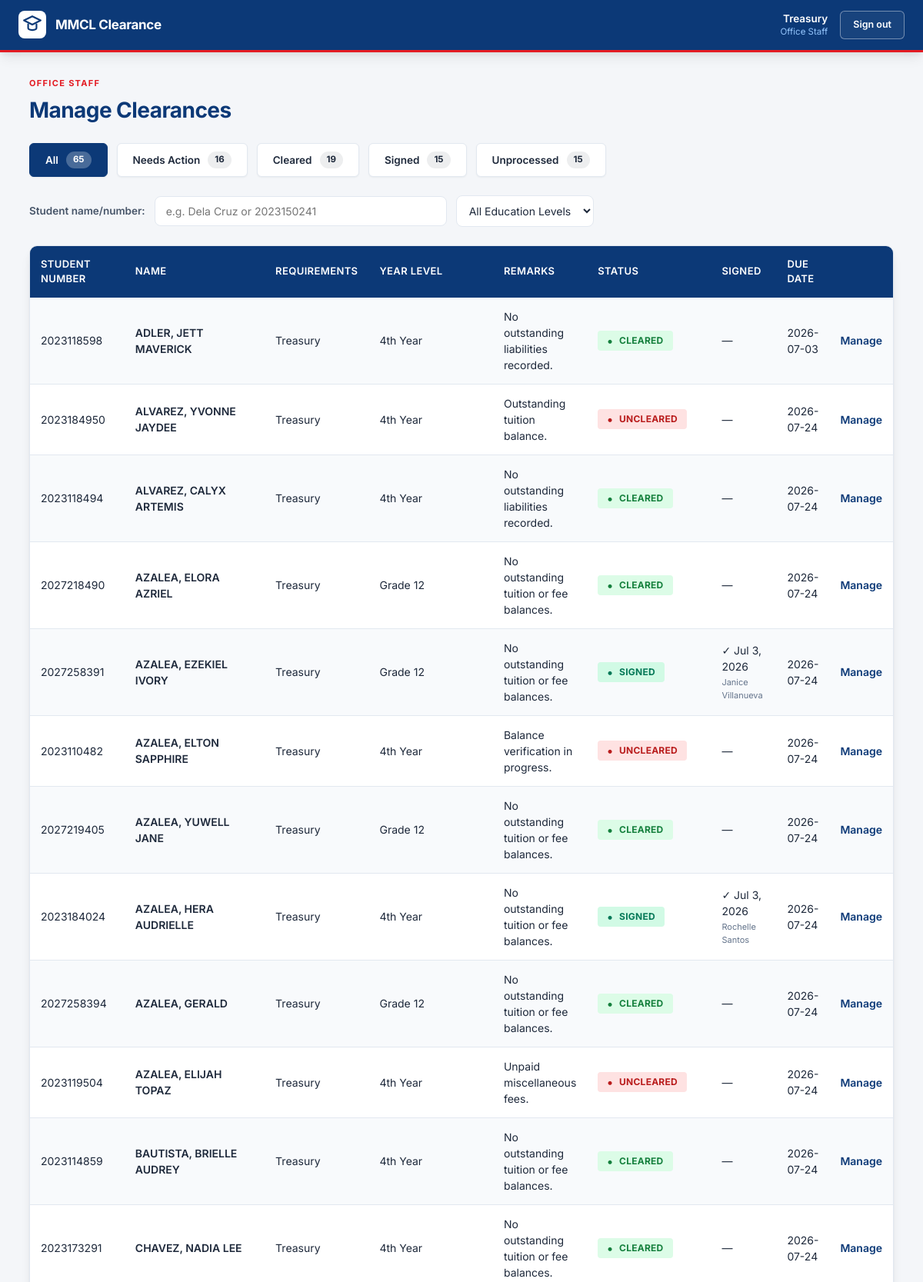
Page /staff.php (signed in, upper part) on the committed database.
### tables this page shows
CREATE TABLE `clearance_status` (
  `status_id` int(11) NOT NULL,
  `student_id` int(11) NOT NULL,
  `requirement_id` int(11) NOT NULL,
  `status` enum('Unprocessed','Uncleared','Cleared','Signed') DEFAULT 'Unprocessed',
  `remarks` text DEFAULT NULL,
  `due_date` date DEFAULT NULL,
  `signed` tinyint(1) DEFAULT 0,
  `signed_date` datetime DEFAULT NULL,
  `date_updated` timestamp NULL DEFAULT current_timestamp() ON UPDATE current_timestamp(),
  `signed_by` varchar(100) DEFAULT NULL
);

CREATE TABLE `students` (
  `student_id` int(11) NOT NULL,
  `student_no` varchar(15) NOT NULL,
  `student_type` enum('College','Senior High') NOT NULL,
  `last_name` varchar(50) NOT NULL,
  `first_name` varchar(50) NOT NULL,
  `middle_name` varchar(50) DEFAULT NULL,
  `course` varchar(100) NOT NULL,
  `email` varchar(100) NOT NULL,
  `password` varchar(255) DEFAULT NULL
);

CREATE TABLE `requirements` (
  `requirement_id` int(11) NOT NULL,
  `office_name` varchar(100) NOT NULL,
  `description` text DEFAULT NULL,
  `applies_to` enum('College','Senior High','Both') DEFAULT 'Both',
  `staff_email` varchar(100) NOT NULL,
  `staff_password` varchar(255) NOT NULL
);

### staff.php (the view, shortened to what this page needs)
<?php
include "db.php";
$staff_username = $_SESSION['staff_username'];
$search      = isset($_GET['search']) ? $_GET['search'] : "";
$selected_id = isset($_GET['student_id']) ? $_GET['student_id'] : "";
$filter      = isset($_GET['filter']) ? $_GET['filter'] : "all";
$type_filter = isset($_GET['student_type']) ? $_GET['student_type'] : "all";
$today       = date('Y-m-d');
$searchQS    = ($search !== "" ? "&search=" . urlencode($search) : "") . ($type_filter !== "all" ? "&student_type=" . urlencode($type_filter) : "");
function determineYearLevel($student_no, $type) {
    if ($type === 'Senior High') {
        return "Grade 12";
    } else {
        return "4th Year";
    }
}
?>
<!DOCTYPE html>
<html lang="en">
<head>
  <link rel="stylesheet" href="style.css">
</head>
<body>
  <div class="topbar">
    <div class="brand">
      <div class="seal">
        <svg viewBox="0 0 24 24" fill="none" stroke="currentColor" stroke-width="2" stroke-linecap="round" stroke-linejoin="round">
          <path d="M12 2L2 7l10 5 10-5-10-5z"/>
          <path d="M7 11.5V16c0 1.5 2.2 2.5 5 2.5s5-1 5-2.5v-4.5"/>
        </svg>
      </div>
      <span class="wm">MMCL Clearance</span>
    </div>
    <div class="right">
      <div class="who"><?php echo htmlspecialchars($_SESSION['office_name']); ?><small>Office Staff</small></div>
      <a class="btn-out" href="logout.php">Sign out</a>
    </div>
  </div>
  <div class="wrap">
    <div class="eyebrow">Office Staff</div>
    <h1 class="page-h serif" style="margin-bottom:22px;">Manage Clearances</h1>
    <?php if ($selected_id === "") { ?>
      <?php
      $cnt = ['Unprocessed'=>0,'Uncleared'=>0,'Cleared'=>0,'Signed'=>0];
      $cstmt = $conn->prepare("SELECT cs.status, COUNT(*) c FROM clearance_status cs JOIN requirements r ON cs.requirement_id=r.requirement_id WHERE r.staff_email=? GROUP BY cs.status");
      $cstmt->bind_param("s", $staff_username);
      $cstmt->execute();
      $cres = $cstmt->get_result();
      while ($cr = $cres->fetch_assoc()) { $cnt[$cr['status']] = $cr['c']; }
      $apstmt = $conn->prepare("SELECT COUNT(*) c FROM students s JOIN requirements r ON r.staff_email = ? AND (r.applies_to = 'Both' OR r.applies_to = s.student_type)");
      $apstmt->bind_param("s", $staff_username);
      $apstmt->execute();
      $applicable_total = $apstmt->get_result()->fetch_assoc()['c'];
      $c_action      = $cnt['Uncleared'];
      $c_cleared     = $cnt['Cleared'];
      $c_signed      = $cnt['Signed'];
      $c_unprocessed = $applicable_total - $c_action - $c_cleared - $c_signed;
      $c_all         = $applicable_total;
      ?>
      <div class="filters">
        <a class="filter-btn <?php echo $filter==='all'?'on':''; ?>" href="staff.php?filter=all<?php echo $searchQS; ?>">All <span class="fcount"><?php echo $c_all; ?></span></a>
        <a class="filter-btn <?php echo $filter==='action'?'on':''; ?>" href="staff.php?filter=action<?php echo $searchQS; ?>">Needs Action <span class="fcount action"><?php echo $c_action; ?></span></a>
        <a class="filter-btn <?php echo $filter==='cleared'?'on':''; ?>" href="staff.php?filter=cleared<?php echo $searchQS; ?>">Cleared <span class="fcount cleared"><?php echo $c_cleared; ?></span></a>
        <a class="filter-btn <?php echo $filter==='signed'?'on':''; ?>" href="staff.php?filter=signed<?php echo $searchQS; ?>">Signed <span class="fcount cleared"><?php echo $c_signed; ?></span></a>
        <a class="filter-btn <?php echo $filter==='unprocessed'?'on':''; ?>" href="staff.php?filter=unprocessed<?php echo $searchQS; ?>">Unprocessed <span class="fcount unprocessed"><?php echo $c_unprocessed; ?></span></a>
      </div>
      <form method="GET" action="staff.php" class="searchbar" id="searchForm" style="align-items: center;">
        <label for="searchInput" style="font-size:13.5px; font-weight:600; color:var(--ink-light); white-space:nowrap;">Student name/number:</label>
        <input type="text" name="search" id="searchInput" autocomplete="off" placeholder="e.g. Dela Cruz or 2023150241" value="<?php echo htmlspecialchars($search); ?>" oninput="autoSearch()">
        <select name="student_type" onchange="document.getElementById('searchForm').submit();" style="padding: 9px 12px; height: 41px;">
            <option value="all" <?php if($type_filter === 'all') echo 'selected'; ?>>All Education Levels</option>
        </select>
      </form>
      <?php
      $where  = "1=1"; $types  = ""; $params = []; $like = "%" . $search . "%";
      if ($filter === 'all' || $filter === 'unprocessed') {
          $extra = $filter === 'unprocessed' ? " AND (cs.status_id IS NULL OR cs.status = 'Unprocessed')" : "";
          $sql = "SELECT s.student_id, s.student_no, s.last_name, s.first_name, s.student_type,
                         r.office_name, r.requirement_id,
                         IFNULL(cs.status, 'Unprocessed') AS status, IFNULL(cs.remarks, '—') AS remarks, cs.due_date,
                         IFNULL(cs.signed, 0) AS signed, cs.signed_date, cs.signed_by
                  FROM students s
                  JOIN requirements r ON r.staff_email = ? AND (r.applies_to = 'Both' OR r.applies_to = s.student_type)
                  LEFT JOIN clearance_status cs ON cs.student_id = s.student_id AND cs.requirement_id = r.requirement_id
                  WHERE " . ($search !== "" ? "(s.last_name LIKE ? OR s.first_name LIKE ? OR s.student_no LIKE ?)" : "1=1") . ($type_filter !== 'all' ? " AND s.student_type = ?" : "") . $extra . " ORDER BY s.last_name, r.requirement_id";
          $stmt = $conn->prepare($sql);
          if ($search !== "" && $type_filter !== 'all') { $stmt->bind_param("sssss", $staff_username, $like, $like, $like, $type_filter); }
          elseif ($search !== "" && $type_filter === 'all') { $stmt->bind_param("ssss", $staff_username, $like, $like, $like); }
          elseif ($search === "" && $type_filter !== 'all') { $stmt->bind_param("ss", $staff_username, $type_filter); }
          else { $stmt->bind_param("s", $staff_username); }
      }
      $stmt->execute(); $recs = $stmt->get_result();
      ?>
      <div class="card" style="padding:0; overflow:hidden;">
        <table class="data">
          <tr>
            <th>Student Number</th><th>Name</th><th>Requirements</th><th>Year Level</th><th>Remarks</th><th>Status</th><th>Signed</th><th>Due Date</th><th></th>
          </tr>
          <?php if ($recs->num_rows === 0) { ?>
            <tr><td colspan="9" class="muted" style="text-align:center; padding:22px;">No records found matching this view.</td></tr>
          <?php } else { while ($row = $recs->fetch_assoc()) {
              $overdue = ($row['due_date'] && $row['due_date'] < $today && $row['status'] !== 'Cleared' && $row['status'] !== 'Signed' && $row['status'] !== 'Unprocessed');
              $year_display = determineYearLevel($row['student_no'], $row['student_type']);
          ?>
          <tr>
            <td><?php echo $row['student_no']; ?></td>
            <td style="font-weight:600;"><?php echo htmlspecialchars($row['last_name'] . ", " . $row['first_name']); ?></td>
            <td><?php echo htmlspecialchars($row['office_name']); ?></td>
            <td><?php echo $year_display; ?></td>
            <td class="muted"><?php echo htmlspecialchars($row['remarks']); ?></td>
            <td><span class="pill <?php echo strtolower($row['status']); ?>"><?php echo $row['status']; ?></span></td>
            <td>
              <?php if ($row['signed']) { ?>
                <span class="signed">&#10003; <?php echo date('M j, Y', strtotime($row['signed_date'])); ?></span>
                <?php if (!empty($row['signed_by'])) { echo '<br><small style="color: var(--muted); font-size: 11px; display:block; margin-top:2px;">' . htmlspecialchars($row['signed_by']) . '</small>'; } ?>
              <?php } else { echo "<span class='muted'>—</span>"; } ?>
            </td>
            <td class="muted" style="<?php echo $overdue ? 'color:var(--flagged);font-weight:600;' : ''; ?>"><?php echo $row['due_date'] ? $row['due_date'] : "—"; ?></td>
            <td><a href="staff.php?student_id=<?php echo $row['student_id']; ?>">Manage</a></td>
          </tr>
          <?php } } ?>
        </table>
      </div>
    <?php } ?>
  </div>
</body>
</html>

### rows in the picture
clearance_status: student.student_no "2023118598", student.first_name "ADLER, JETT MAVERICK", requirement.office_name "Treasury", student.student_type "4th Year", remarks "No outstanding liabilities recorded.", status "CLEARED", due_date "2026-07-03"
clearance_status: student.student_no "2023184950", student.first_name "ALVAREZ, YVONNE JAYDEE", requirement.office_name "Treasury", student.student_type "4th Year", remarks "Outstanding tuition balance.", status "UNCLEARED", due_date "2026-07-24"
clearance_status: student.student_no "2023118494", student.first_name "ALVAREZ, CALYX ARTEMIS", requirement.office_name "Treasury", student.student_type "4th Year", remarks "No outstanding liabilities recorded.", status "CLEARED", due_date "2026-07-24"
clearance_status: student.student_no "2027218490", student.first_name "AZALEA, ELORA AZRIEL", requirement.office_name "Treasury", student.student_type "Grade 12", remarks "No outstanding tuition or fee balances.", status "CLEARED", due_date "2026-07-24"
clearance_status: student.student_no "2027258391", student.first_name "AZALEA, EZEKIEL IVORY", requirement.office_name "Treasury", student.student_type "Grade 12", remarks "No outstanding tuition or fee balances.", status "SIGNED", signed_date "Jul 3, 2026", signed_by "Janice Villanueva", due_date "2026-07-24"
clearance_status: student.student_no "2023110482", student.first_name "AZALEA, ELTON SAPPHIRE", requirement.office_name "Treasury", student.student_type "4th Year", remarks "Balance verification in progress.", status "UNCLEARED", due_date "2026-07-24"
clearance_status: student.student_no "2027219405", student.first_name "AZALEA, YUWELL JANE", requirement.office_name "Treasury", student.student_type "Grade 12", remarks "No outstanding tuition or fee balances.", status "CLEARED", due_date "2026-07-24"
clearance_status: student.student_no "2023184024", student.first_name "AZALEA, HERA AUDRIELLE", requirement.office_name "Treasury", student.student_type "4th Year", remarks "No outstanding tuition or fee balances.", status "SIGNED", signed_date "Jul 3, 2026", signed_by "Rochelle Santos", due_date "2026-07-24"
clearance_status: student.student_no "2027258394", student.first_name "AZALEA, GERALD", requirement.office_name "Treasury", student.student_type "Grade 12", remarks "No outstanding tuition or fee balances.", status "CLEARED", due_date "2026-07-24"
clearance_status: student.student_no "2023119504", student.first_name "AZALEA, ELIJAH TOPAZ", requirement.office_name "Treasury", student.student_type "4th Year", remarks "Unpaid miscellaneous fees.", status "UNCLEARED", due_date "2026-07-24"
clearance_status: student.student_no "2023114859", student.first_name "BAUTISTA, BRIELLE AUDREY", requirement.office_name "Treasury", student.student_type "4th Year", remarks "No outstanding tuition or fee balances.", status "CLEARED", due_date "2026-07-24"
clearance_status: student.student_no "2023173291", student.first_name "CHAVEZ, NADIA LEE", requirement.office_name "Treasury", student.student_type "4th Year", remarks "No outstanding tuition or fee balances.", status "CLEARED", due_date "2026-07-24"

### other values in the picture
$_SESSION['office_name'] "Treasury"
$c_all "65"
$c_action "16"
$c_cleared "19"
$c_signed "15"
$c_unprocessed "15"
